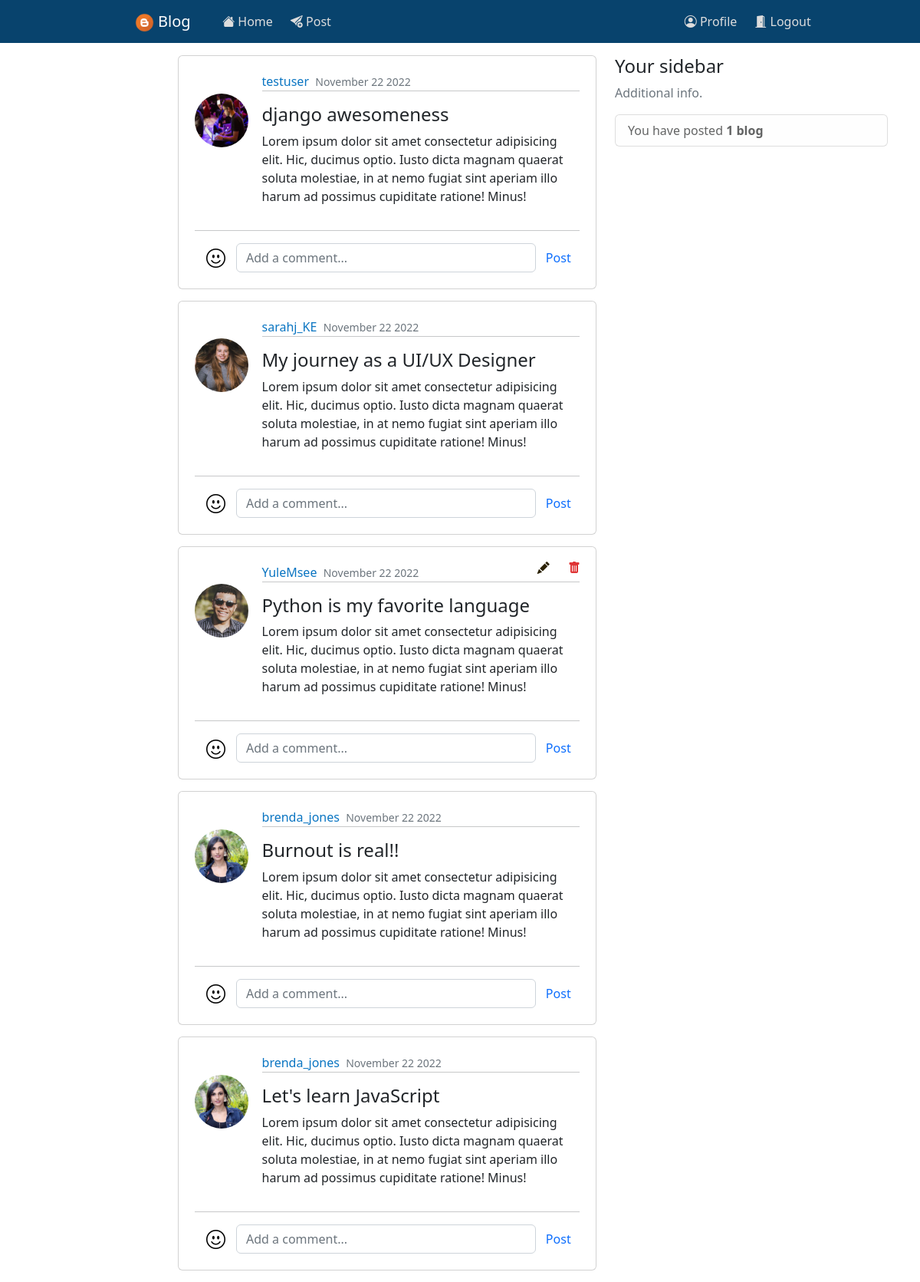
/users/homepage/ (signed in), run on the app's committed database.
### users/models.py (models this page shows, shortened)
class Posts(models.Model):
    id = models.CharField(max_length=12, primary_key=True, editable=False)
    blogger = models.ForeignKey(Profile, on_delete=models.CASCADE, editable=False)
    title = models.CharField(max_length=60, blank=False)
    content = models.TextField(blank=False)
    posted = models.DateTimeField(auto_now_add=True)
    edited = models.DateTimeField(auto_now=True)
    class Meta:
        ordering = ['-posted']
        verbose_name_plural = 'Posts'

class Profile(models.Model):
    id = models.CharField(max_length=12, primary_key=True, editable=False)
    name = models.OneToOneField(User, on_delete=models.CASCADE, editable=False)
    gender = models.CharField(max_length=7, blank=False)
    phone_no = models.CharField(max_length=14, blank=False)
    country = models.CharField(max_length=10, blank=False)
    dob = models.DateField(null=True, blank=False)
    age = models.PositiveIntegerField(default=0, editable=False)
    dp = models.ImageField(upload_to='Profile-pics/', default='default.png')
    created = models.DateTimeField(auto_now_add=True)
    edited = models.DateTimeField(auto_now=True)
    def __str__(self):
        return f'{self.name}'
    class Meta:
        ordering = ['name']
        verbose_name_plural = 'User Profiles'

### users/views.py (the view, shortened to what this page needs)
# urls.py: path('homepage/', views.homepage_view, name='homepage'),
@login_required(login_url='login')
@user_passes_test(lambda user: user.is_staff is False and user.is_superuser is False)
def homepage_view(request):
    blogs = Posts.objects.all()
    context = {
        'posted_blogs': blogs, 'total_blogs': Posts.objects.filter(blogger=request.user.profile).count(),
        'comments': Comments.objects.all(),
    }
    return render(request, 'users/index.html', context)

### users/templates/users/index.html (shortened to what this page needs)
{% extends 'users/base.html' %}{% block title %}Homepage{% endblock %}
{% load crispy_forms_tags %}
    {% block content %}
    <main class="container body-container" role="main">
        <div class="row">
            <div class="col-md-6 offset-sm-2">
                {% for blogs in posted_blogs %}
                <div class="card card-body pb-0">
                    <article class="media content-section">
                        <div class="d-flex align-items-start justify-content-center">
                            <img src="{{ blogs.blogger.dp.url }}" alt="img" class="rounded-circle article-img">
                            <div class="media-body">
                                <div class="article-metadata">
                                    <a href="{% url 'userprofile' blogs.blogger %}" class="mr-3">{{ blogs.blogger }}</a>
                                    <small class="text-muted">{{ blogs.posted|date:"F d Y" }}</small>
                                    <hr class="mt-0">
                                </div>
                                <div class="delete-icon">
                                    <a href="{% url 'edit_blog' blogs.id blogs.blogger %}" class="icon">
                                        {% if blogs.blogger == request.user.profile %}<i class="bi bi-pencil-fill" style="color: #2b2103"></i>{% endif %}
                                    </a>
                                    <a href="" class="icon" data-bs-toggle="modal" data-bs-target="#delete-post-{{blogs.id}}">
                                        {% if blogs.blogger == request.user.profile %}<i class="bi bi-trash-fill" style="color: #df3435"></i>{% endif %}
                                    </a>
                                </div>
                                <h4>{{ blogs.title }}</h4>
                                <p class="article-content">
                                    {{ blogs.content }}
                                </p>
                            </div>
                        </div>
                        <hr class="w-100">
                            <div class="d-flex align-items-center post-comment-container">
                                <a href=""><i class="bi-emoji-smile"></i></a>
                                <form action="" method="post" class="d-flex">
                                    <input type="text" placeholder="Add a comment..." name="comment" class="form-control">
                                    <button type="submit" class="btn btn-default text-primary">Post</button>
                                </form>
                            </div>
                    </article>
                </div>
                {% empty %}
                <div class="text-center pt-3">
                    <h5 class="small text-muted">Blogs will appear here</h5>
                </div>
                {% endfor %}
            </div>
            <div class="col-md-4">
                <div class="content-section card-body">
                    <h4>Your sidebar</h4>
                    <p class="text-muted">Additional info.</p>
                    <ul class="list-group">
                        <li class="list-group-item list-group-item-light">
                            You have posted <b>{% if total_blogs == 1 %}1 blog{% else %}{{ total_blogs }} blogs{% endif %}</b>
                        </li>
                    </ul>
                </div>
            </div>
        </div>
    </main>
    {% endblock %}

### static/css/styles.css (style rules this page uses)
* { box-sizing: border-box; }
.body-container { margin-top: 6%; }
.body-container .card { margin-bottom: 15px; }
.body-container .card .content-section { padding: 5px; }
.body-container .card .content-section img { height: 70px; width: 70px; margin-right: 3.5%; margin-top: 5.5%; }
.body-container .card .content-section .article-metadata a { margin-right: 1%; text-decoration: none; color: #0a75c2; }
.body-container .card .content-section .delete-icon { position: absolute; right: 0px; top: 15px; }
.body-container .card .content-section .icon { color: #21252c; padding-right: 20px; padding-bottom: 5px; transition: 0.3s; font-size: 16px; text-decoration: none; }
.body-container .post-comment-container { margin-left: 15px; margin-bottom: 0; }
.body-container .post-comment-container a { font-size: 25px; margin-right: 1%; margin-top: -3%; color: black; }
.body-container .post-comment-container input[type="text"] { width: 400px; margin-left: 2%; }

### data on the page
Posts: blogger.dp (picture), blogger "testuser", posted "November 22 2022", title "django awesomeness", content "Lorem ipsum dolor sit amet consectetur adipisicing elit. Hic, ducimus optio. Iusto dicta magnam quaerat soluta molestiae, in at nemo fugiat sint aperiam illo harum ad possimus cupiditate ratione! Minus!"
Posts: blogger.dp (picture), blogger "sarahj_KE", posted "November 22 2022", title "My journey as a UI/UX Designer", content "Lorem ipsum dolor sit amet consectetur adipisicing elit. Hic, ducimus optio. Iusto dicta magnam quaerat soluta molestiae, in at nemo fugiat sint aperiam illo harum ad possimus cupiditate ratione! Minus!"
Posts: blogger.dp (picture), blogger "YuleMsee", posted "November 22 2022", title "Python is my favorite language", content "Lorem ipsum dolor sit amet consectetur adipisicing elit. Hic, ducimus optio. Iusto dicta magnam quaerat soluta molestiae, in at nemo fugiat sint aperiam illo harum ad possimus cupiditate ratione! Minus!"
Posts: blogger.dp (picture), blogger "brenda_jones", posted "November 22 2022", title "Burnout is real!!", content "Lorem ipsum dolor sit amet consectetur adipisicing elit. Hic, ducimus optio. Iusto dicta magnam quaerat soluta molestiae, in at nemo fugiat sint aperiam illo harum ad possimus cupiditate ratione! Minus!"
Posts: blogger.dp (picture), blogger "brenda_jones", posted "November 22 2022", title "Let's learn JavaScript", content "Lorem ipsum dolor sit amet consectetur adipisicing elit. Hic, ducimus optio. Iusto dicta magnam quaerat soluta molestiae, in at nemo fugiat sint aperiam illo harum ad possimus cupiditate ratione! Minus!"
